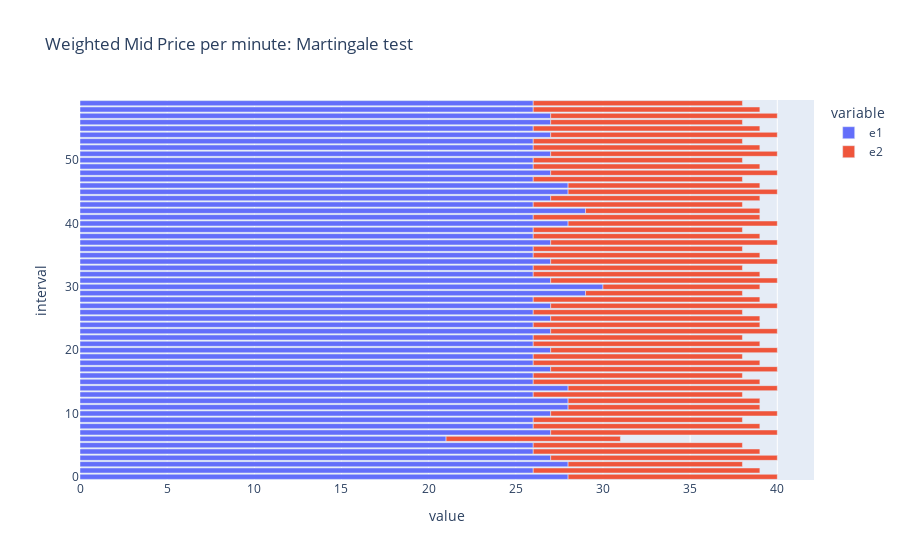

Notebook source saved alongside this figure:
### Code cell
fig = px.bar(w_exp_2, x=['e1','e2'], y='interval',orientation='h',title='Weighted Mid Price per minute: Martingale test')
fig.show()

### Figure 1 — Plotly figure (JSON) as saved in the notebook; plotly's stock layout.template omitted (floating-point values rounded to 4 significant figures)
{"data": [{"alignmentgroup": "True", "hovertemplate": "variable=e1<br>value=%{x}<br>interval=%{y}<extra></extra>", "legendgroup": "e1", "marker": {"color": "#636efa", "pattern": {"shape": ""}}, "name": "e1", "offsetgroup": "e1", "orientation": "h", "showlegend": true, "textposition": "auto", "type": "bar", "x": [28, 26, 28, 27, 26, 26, 21, 27, 26, 26, 27, 28, 28, 26, 28, 26, 26, 27, 26, 26, 27, 26, 26, 27, 26, 27, 26, 27, 26, 29, 30, 27, 26, 26, 27, 26, 26, 27, 26, 26, 28, 26, 29, 26, 27, 28, 28, 26, 27, 26, 26, 27, 26, 26, 27, 26, 27, 27, 26, 26], "xaxis": "x", "y": [0, 1, 2, 3, 4, 5, 6, 7, 8, 9, 10, 11, 12, 13, 14, 15, 16, 17, 18, 19, 20, 21, 22, 23, 24, 25, 26, 27, 28, 29, 30, 31, 32, 33, 34, 35, 36, 37, 38, 39, 40, 41, 42, 43, 44, 45, 46, 47, 48, 49, 50, 51, 52, 53, 54, 55, 56, 57, 58, 59], "yaxis": "y"}, {"alignmentgroup": "True", "hovertemplate": "variable=e2<br>value=%{x}<br>interval=%{y}<extra></extra>", "legendgroup": "e2", "marker": {"color": "#EF553B", "pattern": {"shape": ""}}, "name": "e2", "offsetgroup": "e2", "orientation": "h", "showlegend": true, "textposition": "auto", "type": "bar", "x": [12, 13, 10, 13, 13, 12, 10, 13, 13, 12, 13, 11, 11, 12, 12, 13, 12, 13, 13, 12, 13, 13, 12, 13, 13, 12, 12, 13, 13, 9, 9, 13, 13, 12, 13, 13, 12, 13, 13, 12, 12, 13, 10, 12, 12, 12, 11, 12, 13, 13, 12, 13, 13, 12, 13, 13, 11, 13, 13, 12], "xaxis": "x", "y": [0, 1, 2, 3, 4, 5, 6, 7, 8, 9, 10, 11, 12, 13, 14, 15, 16, 17, 18, 19, 20, 21, 22, 23, 24, 25, 26, 27, 28, 29, 30, 31, 32, 33, 34, 35, 36, 37, 38, 39, 40, 41, 42, 43, 44, 45, 46, 47, 48, 49, 50, 51, 52, 53, 54, 55, 56, 57, 58, 59], "yaxis": "y"}], "layout": {"barmode": "relative", "legend": {"title": {"text": "variable"}, "tracegroupgap": 0}, "title": {"text": "Weighted Mid Price per minute: Martingale test"}, "xaxis": {"anchor": "y", "domain": [0, 1], "title": {"text": "value"}}, "yaxis": {"anchor": "x", "domain": [0, 1], "title": {"text": "interval"}}}}
